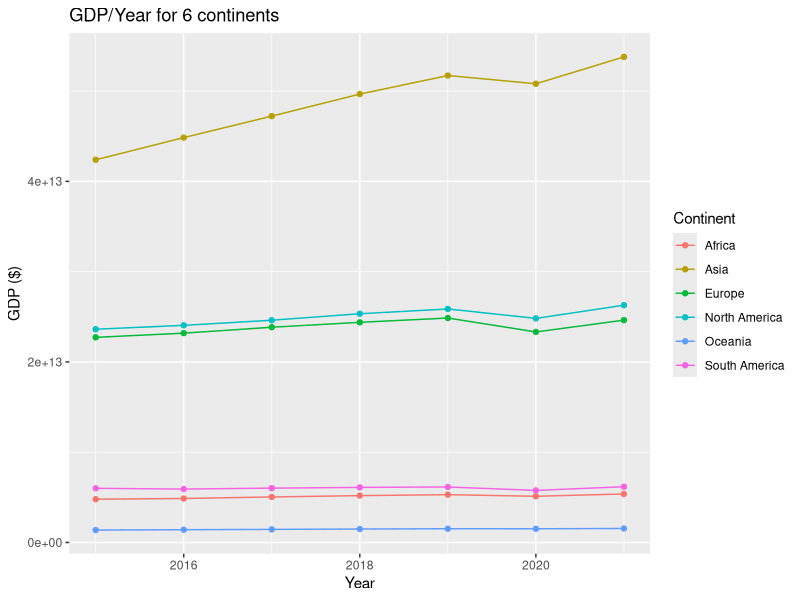
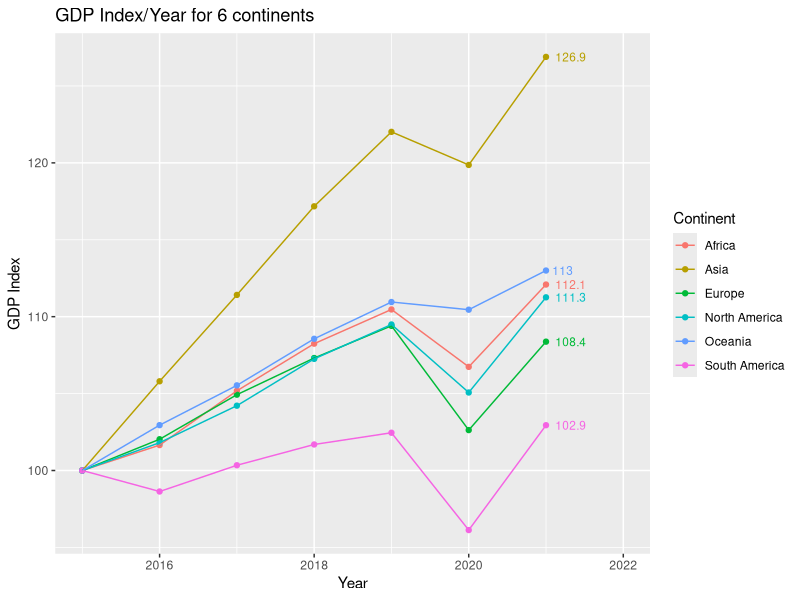
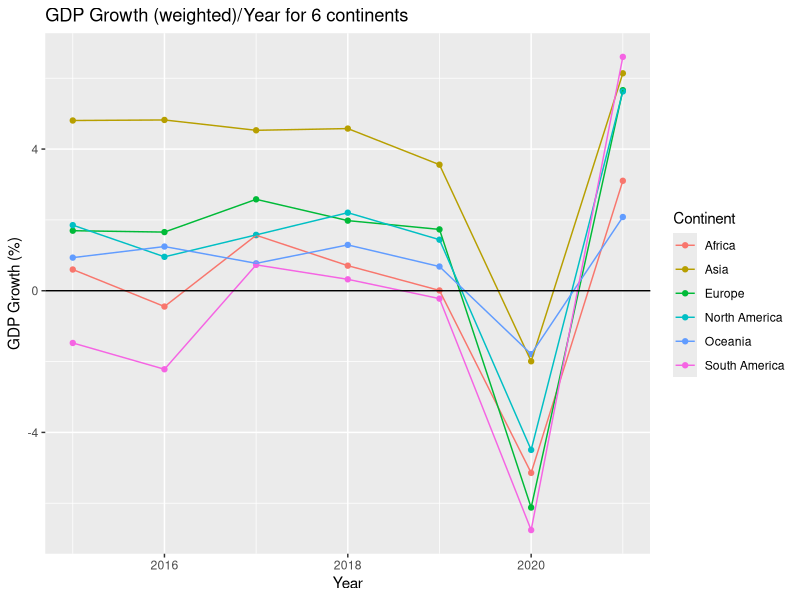
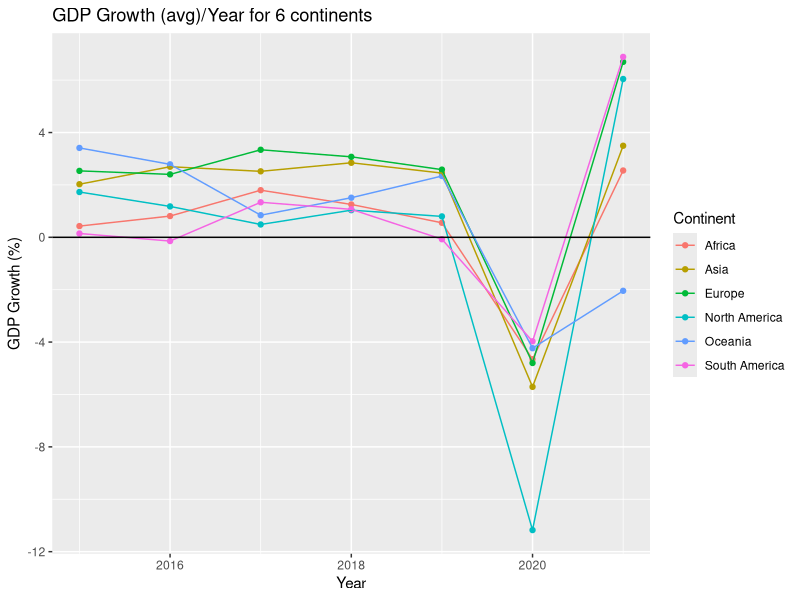
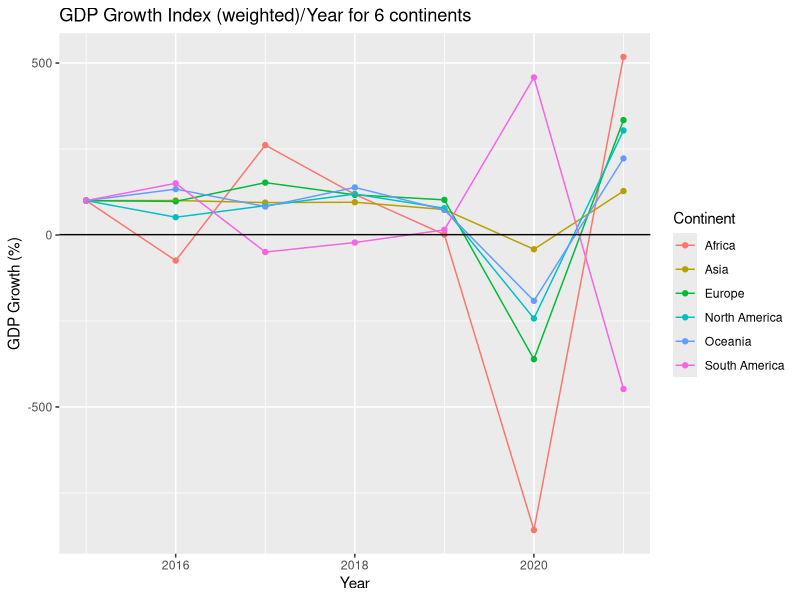
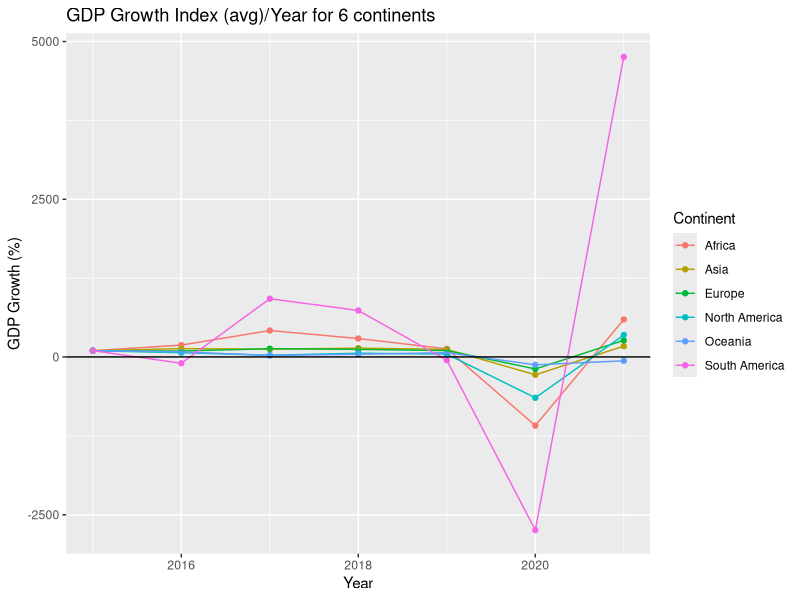
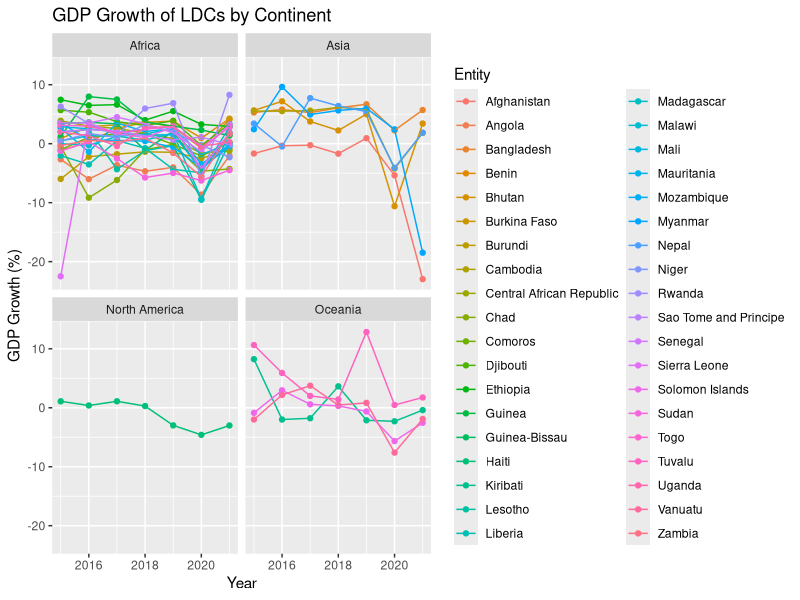
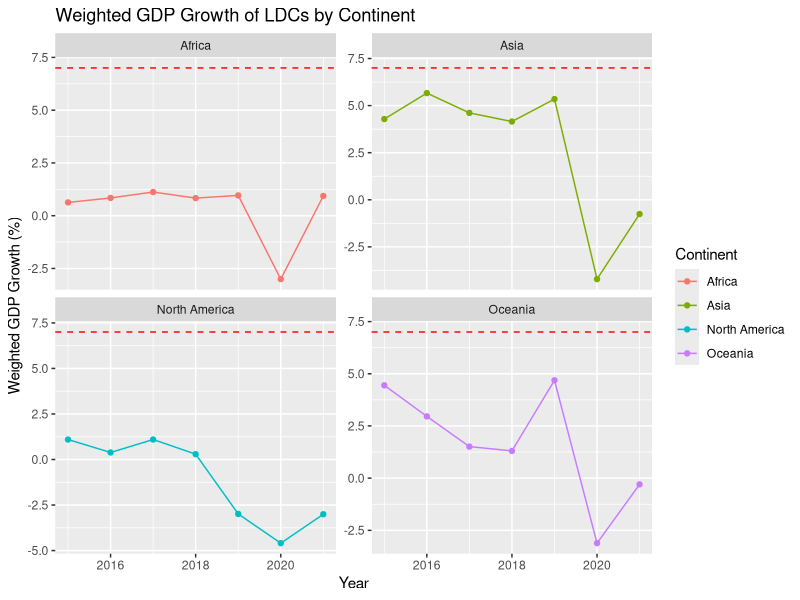

R code for these plots, in order:
## ---- chunk 1
knitr::opts_chunk$set(echo = TRUE)
## ---- chunk 2
library(tidyverse)
library(ggplot2)
## ---- chunk 3
gdp_per_capita_df <- read.csv("Exported_data/gdp_per_capita_cleaned.csv")
gdp_per_capita_df <- gdp_per_capita_df %>%
  filter(Year >= 2015)
## ---- chunk 4
continent_gdp_totals <- gdp_per_capita_df %>%
  group_by(Continent, Year) %>%
  summarise(
    Total_GDP = sum(Gdp, na.rm = TRUE)
  ) %>%
  ungroup()
## ---- chunk 5
continent_gdp_totals %>% ggplot(aes(x = Year, y = Total_GDP, colour = Continent)) +
  geom_point() +
  geom_line() +
  labs(title = "GDP/Year for 6 continents", y = "GDP ($)")
## ---- chunk 6
continent_gdp_totals <- continent_gdp_totals %>%
  group_by(Continent) %>%
  mutate(
    GDP_Index = Total_GDP / first(Total_GDP) * 100
  )
## ---- chunk 7
continent_gdp_totals %>% ggplot(aes(x = Year, y = GDP_Index, colour = Continent)) +
  geom_point() +
  geom_line() +
  geom_text(
  data = continent_gdp_totals %>% filter(Year == 2021),
  aes(label = round(GDP_Index, 1)),
  hjust = -0.3,
  size = 3,
  show.legend = FALSE) +
  expand_limits(x = 2022) +
  labs(title = "GDP Index/Year for 6 continents", y = "GDP Index")
## ---- chunk 8
continents_growth_df <- gdp_per_capita_df %>%
  group_by(Continent, Year) %>%
  summarise(
    Weighted_Growth = sum(Growth * Gdp, na.rm = TRUE) / sum(Gdp, na.rm = TRUE),
    Avg_Growth = mean(Growth, na.rm = TRUE)
  ) %>%
  ungroup()
## ---- chunk 9
continents_growth_df %>% ggplot(aes(x = Year, y = Weighted_Growth, colour = Continent)) +
  geom_point() +
  geom_line() +
  geom_hline(yintercept = 0) +
  labs(title = "GDP Growth (weighted)/Year for 6 continents", y = "GDP Growth (%)")

continents_growth_df %>% ggplot(aes(x = Year, y = Avg_Growth, colour = Continent)) +
  geom_point() +
  geom_line() +
  geom_hline(yintercept = 0) +
  labs(title = "GDP Growth (avg)/Year for 6 continents", y = "GDP Growth (%)")
## ---- chunk 10
continents_growth_df <- continents_growth_df %>%
  group_by(Continent) %>%
  mutate(
    Avg_Growth_Index = Avg_Growth / first(Avg_Growth) * 100,
    Weighted_Growth_Index = Weighted_Growth / first(Weighted_Growth) * 100
  )
## ---- chunk 11
continents_growth_df %>% ggplot(aes(x = Year, y = Weighted_Growth_Index, colour = Continent)) +
  geom_point() +
  geom_line() +
  geom_hline(yintercept = 1) +
  labs(title = "GDP Growth Index (weighted)/Year for 6 continents", y = "GDP Growth (%)")

continents_growth_df %>% ggplot(aes(x = Year, y = Avg_Growth_Index, colour = Continent)) +
  geom_point() +
  geom_line() +
  geom_hline(yintercept = 1) +
  labs(title = "GDP Growth Index (avg)/Year for 6 continents", y = "GDP Growth (%)")
## ---- chunk 12
ldc <- gdp_per_capita_df %>%
  filter (Ldc == TRUE)
## ---- chunk 13
ggplot(ldc, aes(x = Year, y = Growth, color = Entity)) +
  geom_point() +
  geom_line() +
  facet_wrap(~ Continent) +
  labs(
    title = "GDP Growth of LDCs by Continent",
    x = "Year",
    y = "GDP Growth (%)"
  )
## ---- chunk 14
ldc_weighted <- ldc %>%
  group_by(Year, Continent) %>%
  summarise(
    weighted_growth =
      sum(Gdp_per_capita * Growth, na.rm = TRUE) /
      sum(Gdp_per_capita, na.rm = TRUE),
    .groups = "drop"
  )
## ---- chunk 15
ggplot(ldc_weighted, aes(x = Year, y = weighted_growth, color = Continent)) +
  geom_point() +
  geom_line() +
  facet_wrap(~ Continent, scales = "free_y") +
  geom_hline(yintercept = 7, linetype = "dashed", color = "red") +
  labs(
    title = "Weighted GDP Growth of LDCs by Continent",
    x = "Year",
    y = "Weighted GDP Growth (%)"
  )
## ---- chunk 16
ldc_7 <- ldc %>%
  group_by(Entity) %>%
  filter(any(Growth >= 7)) %>%
  ungroup()
## ---- chunk 17
ggplot (ldc_7, aes(x = Year, y = Growth, color = Entity)) + 
  geom_point() +
  geom_line() + 
  facet_wrap (~ Continent) +
  labs(
    title = "GDP Growth of LDCs that reached 7%",
    x = "Year",
    y = "GDP Growth(%)"
  )
## ---- chunk 18
ldc %>%
  group_by(Entity) %>%
  summarise(avg_growth = mean(Growth, na.rm = TRUE)) %>%
  arrange(desc(avg_growth)) 
## ---- chunk 19
# Top 3 growth
top_growth <- gdp_per_capita_df %>%
  group_by(Entity) %>%
  summarise(Avg_Growth = mean(Growth, na.rm = TRUE)) %>%
  arrange(desc(Avg_Growth)) %>%
  slice(1:3)

# Top 3 decline
top_decline <- gdp_per_capita_df %>%
  group_by(Entity) %>%
  summarise(Avg_Growth = mean(Growth, na.rm = TRUE)) %>%
  arrange(Avg_Growth) %>%
  slice(1:3)
## ---- chunk 20
top_3_per_continent <- gdp_per_capita_df %>%
  group_by(Continent, Entity) %>%
  summarise(Total_GDP = sum(Gdp, na.rm = TRUE)) %>%
  arrange(Continent, desc(Total_GDP)) %>%
  group_by(Continent) %>%
  slice(1:3)
## ---- chunk 21
filtered_df <- gdp_per_capita_df %>%
  semi_join(top_3_per_continent, by = c("Continent", "Entity"))

ggplot(filtered_df, aes(x = Year, y = Gdp, colour = Entity)) +
  geom_line() +
  facet_wrap(~ Continent, scales = "free_y") +
  labs(title = "Top 3 Countries by GDP per Capita (per Continent)", y = "GDP per capita")
#free y scaling - allows the y-axis of a plot to vary independently for each row of facets
## ---- chunk 22


top_2_per_continent <- gdp_per_capita_df %>%
  group_by(Continent, Entity) %>%
  summarise(Total_GDP = sum(Gdp, na.rm = TRUE)) %>%
  arrange(Continent, desc(Total_GDP)) %>%
  group_by(Continent) %>%
  slice(1:2) %>%
  ungroup()

get_plot_data <- function(x) {

  top_2_entities <- top_2_per_continent %>%
    filter(Continent == x) %>%
    pull(Entity)

  country_data <- gdp_per_capita_df %>%
    filter(Continent == x, Entity %in% top_2_entities)

  continent_avg <- continents_growth_df %>%
    filter(Continent == x) %>%
    rename(Growth = Avg_Growth) %>%
    mutate(Entity = "Continent Average")

  plot_data <- bind_rows(country_data, continent_avg)

  return(plot_data)
}

plot_drivers <- function(continent) {
  data <- get_plot_data(continent)

  ggplot(data, aes(x = Year, y = Growth, colour = Entity)) +
    geom_line() +
    geom_point() +
    labs(
      title = paste("Top 2 GDP Growth vs Avg -", continent),
      y = "Growth (%)"
    )
}

plot_drivers("Africa")
plot_drivers("Asia")
plot_drivers("Europe")
plot_drivers("North America")
plot_drivers("South America")
plot_drivers("Oceania")
